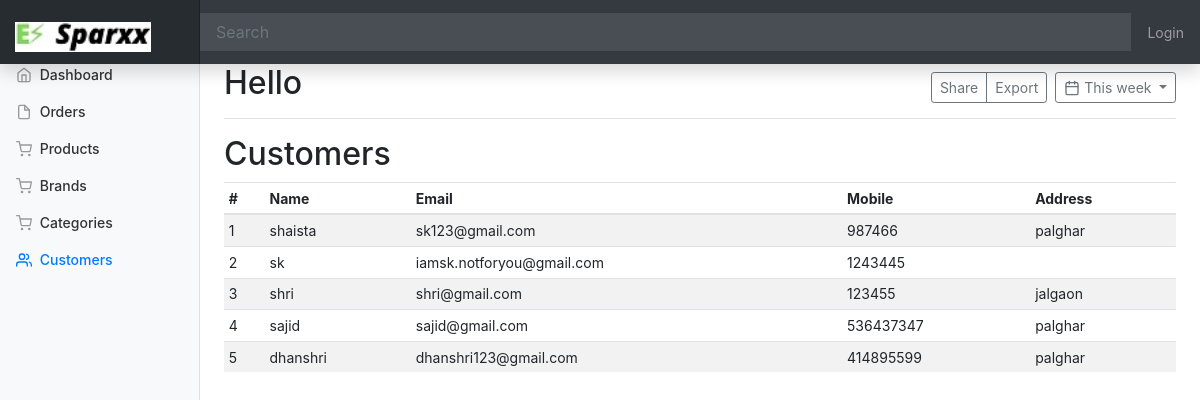
Page /admin/customers.php on the committed database.
### tables this page shows
CREATE TABLE `user_info` (
  `user_id` int(10) NOT NULL,
  `username` varchar(100) NOT NULL,
  `password` varchar(300) NOT NULL,
  `email` varchar(255) NOT NULL,
  `mobile` int(50) NOT NULL,
  `address` varchar(500) NOT NULL
);

### admin/customers.php (the view, shortened to what this page needs)
<?php include_once("./templates/top.php"); ?>
<?php include_once("./templates/navbar.php");
include 'connection.php'; ?>
<div class="container-fluid">
	<div class="row">
		<?php include "./templates/sidebar.php"; ?>
		<div class="row">
			<div class="col-10">
				<h2>Customers</h2>
			</div>
		</div>
		<div class="table-responsive">
			<table class="table table-striped table-sm">
				<thead>
					<tr>
						<th>#</th>
						<th>Name</th>
						<th>Email</th>
						<th>Mobile</th>
						<th>Address</th>
					</tr>
				</thead>
				<tbody id="customer_list">
					<?php $sql = 'SELECT * FROM user_info';
					$result = mysqli_query($conn, $sql);
					$sno = 0;
					while ($row = mysqli_fetch_assoc($result)) {
						$sno++;
						$name = $row['username'];
						$email = $row['email'];
						$mobile = $row['mobile'];
						$address = $row['address'];
						echo '<tr>
                        <td>' . $sno . '</td>
                        <td>' . $name . '</td>
                        <td>' . $email . '</td>
                        <td>' . $mobile . '</td>
                        <td>' . $address . '</td>
                    </tr>';
					}
					?>
				</tbody>
			</table>
		</div>
		</main>
	</div>
</div>
<?php include_once("./templates/footer.php"); ?>

### admin/templates/top.php (shortened to what this page needs)
<!doctype html>
<html lang="en">
<head>
  <link rel="stylesheet" href="https://stackpath.bootstrapcdn.com/bootstrap/4.3.1/css/bootstrap.min.css">
  <link rel="stylesheet" href="https://use.fontawesome.com/releases/v5.7.2/css/all.css">
  <link href="./css/dashboard.css" rel="stylesheet">
</head>
<body>

### admin/templates/navbar.php
<nav class="navbar navbar-dark fixed-top bg-dark flex-md-nowrap p-0 shadow">
	<a class="navbar-brand col-sm-3 col-md-2 mr-0" href=""><img src="product_images/logo.jpg" alt="ESparxx" style="margin-top: 10px; height: 30px"></a>
	<input class="form-control form-control-dark w-100" type="text" placeholder="Search" aria-label="Search">
	<ul class="navbar-nav px-3">
		<li class="nav-item text-nowrap">
			<?php
			if (isset($_SESSION['admin_id'])) {
			?>
				<a class="nav-link" href="../admin/admin-logout.php">Sign out</a>
				<?php
			} else {
				$uriAr = explode("/", $_SERVER['REQUEST_URI']);
				$page = end($uriAr);
				if ($page === "login.php") {
				?>
					<a class="nav-link" href="../admin/register.php">Register</a>
				<?php
				} else {
				?>
					<a class="nav-link" href="../admin/login.php">Login</a>
			<?php
				}
			}
			?>
		</li>
	</ul>
</nav>

### admin/templates/sidebar.php
<nav class="col-md-2 d-none d-md-block bg-light sidebar">
  <div class="sidebar-sticky">
    <ul class="nav flex-column">
      <?php
      $uri = $_SERVER['REQUEST_URI'];
      $uriAr = explode("/", $uri);
      $page = end($uriAr);
      ?>
      <li class="nav-item">
        <a class="nav-link <?php echo ($page == '' || $page == 'index.php') ? 'active' : ''; ?>" href="index.php">
          <span data-feather="home"></span>
          Dashboard <span class="sr-only">(current)</span>
        </a>
      </li>
      <li class="nav-item">
        <a class="nav-link <?php echo ($page == 'customer_orders.php') ? 'active' : ''; ?>" href="customer_orders.php">
          <span data-feather="file"></span>
          Orders
        </a>
      </li>
      <li class="nav-item">
        <a class="nav-link <?php echo ($page == 'products.php') ? 'active' : ''; ?>" href="products.php">
          <span data-feather="shopping-cart"></span>
          Products
        </a>
      </li>
      <li class="nav-item">
        <a class="nav-link <?php echo ($page == 'brands.php') ? 'active' : ''; ?>" href="brands.php">
          <span data-feather="shopping-cart"></span>
          Brands
        </a>
      </li>
      <li class="nav-item">
        <a class="nav-link <?php echo ($page == 'categories.php') ? 'active' : ''; ?>" href="categories.php">
          <span data-feather="shopping-cart"></span>
          Categories
        </a>
      </li>
      <li class="nav-item">
        <a class="nav-link <?php echo ($page == 'customers.php') ? 'active' : ''; ?>" href="customers.php">
          <span data-feather="users"></span>
          Customers
        </a>
      </li>
    </ul>
  </div>
</nav>
<main role="main" class="col-md-9 ml-sm-auto col-lg-10 px-4">
  <div class="d-flex justify-content-between flex-wrap flex-md-nowrap align-items-center pt-3 pb-2 mb-3 border-bottom">
    <h1 class="h2">Hello <?php echo $_SESSION["admin_name"]; ?></h1>
    <div class="btn-toolbar mb-2 mb-md-0">
      <div class="btn-group mr-2">
        <button type="button" class="btn btn-sm btn-outline-secondary">Share</button>
        <button type="button" class="btn btn-sm btn-outline-secondary">Export</button>
      </div>
      <button type="button" class="btn btn-sm btn-outline-secondary dropdown-toggle">
        <span data-feather="calendar"></span>
        This week
      </button>
    </div>
  </div>

### admin/templates/footer.php (shortened to what this page needs)
 </body>
</html>

### admin/css/dashboard.css (style rules this page uses)
body { font-size: .875rem; }
.feather { width: 16px; height: 16px; vertical-align: text-bottom; }
.sidebar { position: fixed; top: 0; bottom: 0; left: 0; z-index: 100; padding: 48px 0 0; box-shadow: inset -1px 0 0 rgba(0, 0, 0, .1); }
.sidebar-sticky { position: relative; top: 0; height: calc(100vh - 48px); padding-top: .5rem; overflow-x: hidden; overflow-y: auto; }
.sidebar .nav-link { font-weight: 500; color: #333; }
.sidebar .nav-link .feather { margin-right: 4px; color: #999; }
.sidebar .nav-link.active { color: #007bff; }
.sidebar .nav-link:hover .feather, .sidebar .nav-link.active .feather { color: inherit; }
[role="main"] { padding-top: 133px; }
@media (min-width: 768px) { [role="main"] { padding-top: 48px; } }
.navbar-brand { padding-top: .75rem; padding-bottom: .75rem; font-size: 1rem; background-color: rgba(0, 0, 0, .25); box-shadow: inset -1px 0 0 rgba(0, 0, 0, .25); }
.navbar .form-control { padding: .75rem 1rem; border-width: 0; border-radius: 0; }
.form-control-dark { color: #fff; background-color: rgba(255, 255, 255, .1); border-color: rgba(255, 255, 255, .1); }

### rows in the picture
user_info: username "shaista", email "sk123@gmail.com", mobile "987466", address "palghar"
user_info: username "sk", email "iamsk.notforyou@gmail.com", mobile "1243445"
user_info: username "shri", email "shri@gmail.com", mobile "123455", address "jalgaon"
user_info: username "sajid", email "sajid@gmail.com", mobile "536437347", address "palghar"
user_info: username "dhanshri", email "dhanshri123@gmail.com", mobile "414895599", address "palghar"
